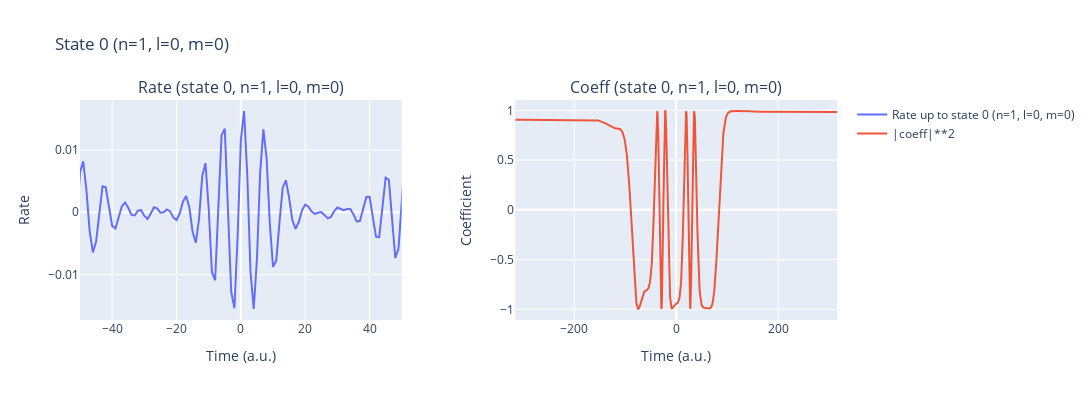
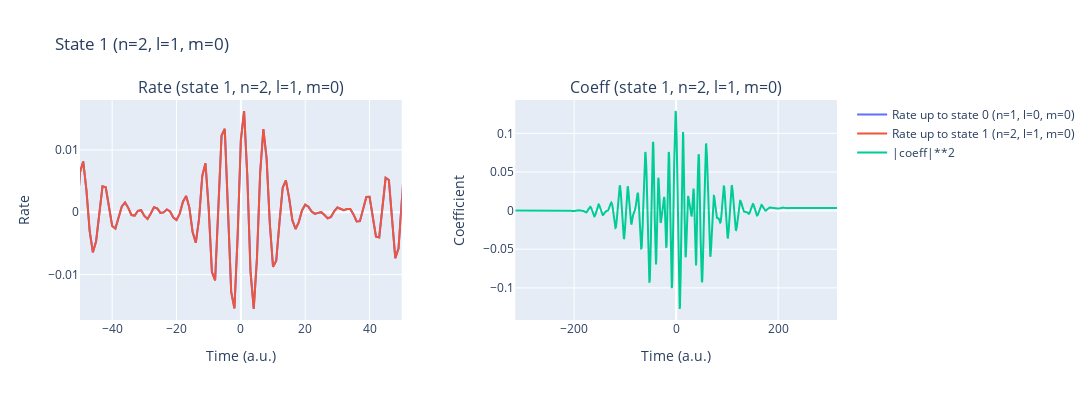

Write notebook code for charts like these, in order.
### Code cell
%autoreload
lam0 = params['lam0']
intensity = params['intensity']
cep = params['cep']
laser_pulses = LaserField(cache_results=True)
laser_pulses.add_pulse(lam0, intensity, cep, lam0/ AtomicUnits.nm / AtomicUnits.speed_of_light)
t_min, t_max = laser_pulses.get_time_interval()
time_recon= np.arange(int(t_min), int(t_max)+1, 1.)
# to save computation time we can neglect cross terms!! just look at formula for <p|d|psi> there is i^l and because of the transition rules l has to be +-1 so if we sum over all states and one is complex conjugatet and we sum it up they will cancel out !!! but be carefull we only can use states that are allowed theoretically

ion_na_rate_SFA_excited_tRecX = IonRate(time_recon, laser_pulses, params, dT=0.5, kernel_type='exact_SFA', excitedStates=3, coeffType="trecx") #it uses the wrong coefficients for the calculation, it uses the 2s state for excitedSTates=2 and 2s is not even there
laser_pulses.reset()

### Figure 1 — Plotly figure (JSON) as saved in the notebook; plotly's stock layout.template omitted (floating-point values rounded to 4 significant figures; data arrays with more than 128 entries replaced by an {"elided": "..."} marker saying what was removed)
{"data": [{"mode": "lines", "name": "Rate up to state 0 (n=1, l=0, m=0)", "type": "scatter", "x": {"elided": "631 int values"}, "xaxis": "x", "y": {"elided": "631 float values"}, "yaxis": "y"}, {"mode": "lines", "name": "|coeff|**2", "type": "scatter", "x": {"elided": "1263 float values"}, "xaxis": "x2", "y": {"elided": "1263 float values"}, "yaxis": "y2"}], "layout": {"annotations": [{"font": {"size": 16}, "showarrow": false, "text": "Rate (state 0, n=1, l=0, m=0)", "x": 0.2125, "xanchor": "center", "xref": "paper", "y": 1, "yanchor": "bottom", "yref": "paper"}, {"font": {"size": 16}, "showarrow": false, "text": "Coeff (state 0, n=1, l=0, m=0)", "x": 0.7875, "xanchor": "center", "xref": "paper", "y": 1, "yanchor": "bottom", "yref": "paper"}], "height": 400, "title": {"text": "State 0 (n=1, l=0, m=0)"}, "width": 1200, "xaxis": {"anchor": "y", "domain": [0, 0.425], "range": [-50, 50], "title": {"text": "Time (a.u.)"}}, "xaxis2": {"anchor": "y2", "domain": [0.575, 1], "title": {"text": "Time (a.u.)"}}, "yaxis": {"anchor": "x", "domain": [0, 1], "title": {"text": "Rate"}}, "yaxis2": {"anchor": "x2", "domain": [0, 1], "title": {"text": "Coefficient"}}}}

### Figure 2 — Plotly figure (JSON) as saved in the notebook; plotly's stock layout.template omitted (floating-point values rounded to 4 significant figures; data arrays with more than 128 entries replaced by an {"elided": "..."} marker saying what was removed)
{"data": [{"mode": "lines", "name": "Rate up to state 0 (n=1, l=0, m=0)", "type": "scatter", "x": {"elided": "631 int values"}, "xaxis": "x", "y": {"elided": "631 float values"}, "yaxis": "y"}, {"mode": "lines", "name": "Rate up to state 1 (n=2, l=1, m=0)", "type": "scatter", "x": {"elided": "631 int values"}, "xaxis": "x", "y": {"elided": "631 float values"}, "yaxis": "y"}, {"mode": "lines", "name": "|coeff|**2", "type": "scatter", "x": {"elided": "1263 float values"}, "xaxis": "x2", "y": {"elided": "1263 float values"}, "yaxis": "y2"}], "layout": {"annotations": [{"font": {"size": 16}, "showarrow": false, "text": "Rate (state 1, n=2, l=1, m=0)", "x": 0.2125, "xanchor": "center", "xref": "paper", "y": 1, "yanchor": "bottom", "yref": "paper"}, {"font": {"size": 16}, "showarrow": false, "text": "Coeff (state 1, n=2, l=1, m=0)", "x": 0.7875, "xanchor": "center", "xref": "paper", "y": 1, "yanchor": "bottom", "yref": "paper"}], "height": 400, "title": {"text": "State 1 (n=2, l=1, m=0)"}, "width": 1200, "xaxis": {"anchor": "y", "domain": [0, 0.425], "range": [-50, 50], "title": {"text": "Time (a.u.)"}}, "xaxis2": {"anchor": "y2", "domain": [0.575, 1], "title": {"text": "Time (a.u.)"}}, "yaxis": {"anchor": "x", "domain": [0, 1], "title": {"text": "Rate"}}, "yaxis2": {"anchor": "x2", "domain": [0, 1], "title": {"text": "Coefficient"}}}}
